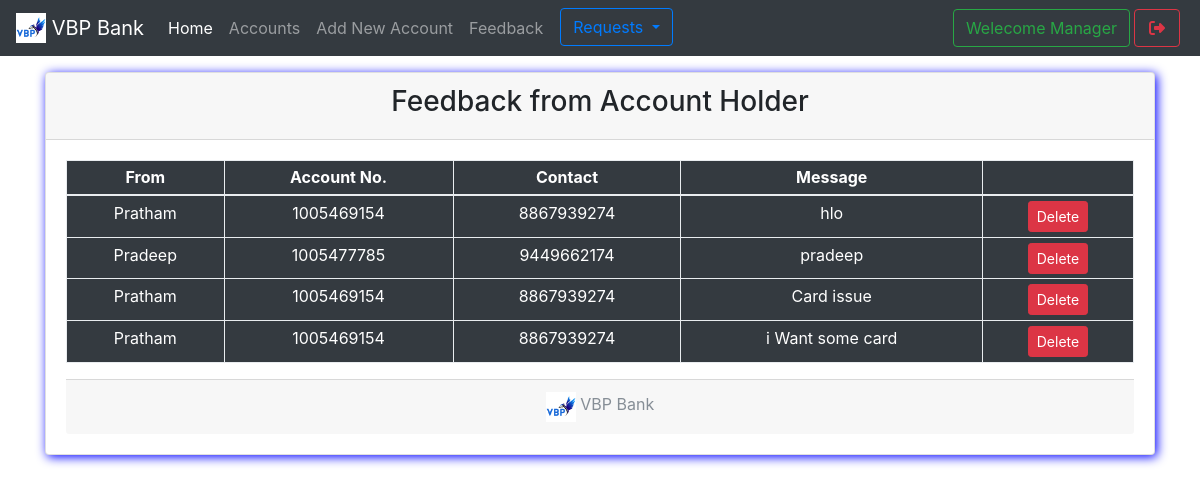
The page /mfeedback.php (signed in) on the database its author committed.
### tables this page shows
CREATE TABLE `feedback` (
  `feedbackId` int(11) NOT NULL,
  `message` text NOT NULL,
  `userId` int(11) NOT NULL,
  `date` timestamp NOT NULL DEFAULT current_timestamp()
);

CREATE TABLE `useraccounts` (
  `id` int(11) NOT NULL,
  `email` text NOT NULL,
  `password` text NOT NULL,
  `name` varchar(111) NOT NULL,
  `dob` date DEFAULT NULL,
  `accountNo` varchar(111) NOT NULL,
  `accountType` varchar(111) NOT NULL,
  `branch` int(11) NOT NULL,
  `balance` varchar(111) NOT NULL,
  `aadhar` varchar(111) NOT NULL,
  `number` bigint(20) NOT NULL,
  `address` varchar(111) NOT NULL,
  `source` varchar(111) NOT NULL,
  `loan` varchar(111) DEFAULT NULL,
  `loantype` varchar(50) DEFAULT NULL,
  `card` varchar(111) DEFAULT NULL,
  `date` timestamp NOT NULL DEFAULT current_timestamp()
);

### mfeedback.php (the view, shortened to what this page needs)
<!DOCTYPE html>
<html>
<head>
<?php include 'files_to_import.php'; ?>
</head>
<body style="background: url(images/bg.png); background-size: 100%">
<?php include 'manager_tabbar.php'; ?>
<div class="container">
<div class="card w-100 text-center shadowBlue">
  <div class="card-header">
    <h3> Feedback from Account Holder</h3>
  </div>
  <div class="card-body">
   <table class="table table-bordered table-sm bg-dark text-white">
  <thead>
    <tr>
      <th scope="col">From</th>
      <th scope="col">Account No.</th>
      <th scope="col">Contact</th>
      <th scope="col">Message</th>
      <th scope="col"></th>
    </tr>
  </thead>
  <tbody>
    <?php
      $array = $con->query("select * from useraccounts,feedback where useraccounts.id = feedback.userId");
      if ($array->num_rows > 0)
      {
        while ($row = $array->fetch_assoc())
        {
    ?>
      <tr>
        <td><?php echo $row['name'] ?></td>
        <td><?php echo $row['accountNo'] ?></td>
        <td><?php echo $row['number'] ?></td>
        <td><?php echo $row['message'] ?></td>
        <td>
          <a href="mfeedback.php?delete=<?php echo $row['feedbackId'] ?>" class='btn btn-danger btn-sm' data-toggle='tooltip' title="Delete this Message">Delete</a>
        </td>
      </tr>
    <?php
        }
      }
     ?>
  </tbody>
</table>
  <div class="card-footer text-muted">
  <?php include 'logo_with_name.php'; ?>
  </div>
</div>
</body>
</html>

### css/custom.css (style rules this page uses)
.shadowBlue { box-shadow: 2px 2px 11px blue }

### rows shown on the page
feedback: userId.name "Pratham", userId.accountNo "1005469154", userId.number "8867939274", message "hlo"
feedback: userId.name "Pradeep", userId.accountNo "1005477785", userId.number "9449662174", message "pradeep"
feedback: userId.name "Pratham", userId.accountNo "1005469154", userId.number "8867939274", message "Card issue"
feedback: userId.name "Pratham", userId.accountNo "1005469154", userId.number "8867939274", message "i Want some card"

### other values the page prints
bankName "VBP Bank VBP Bank"
